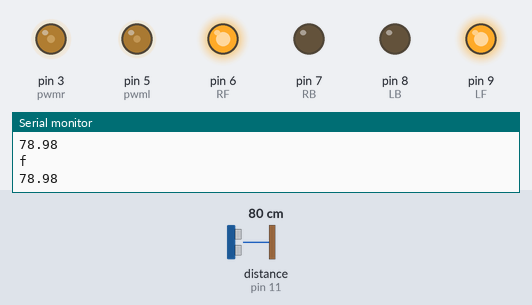
Simulated run of this sketch. Board: Arduino Uno, built with avr-gcc and run on an emulated ATmega328P. Parts: output pins drawn as LEDs (lit = HIGH), the last lines printed to the serial monitor. Wiring (inferred from the names in the program): ultrasonic range finder: trigger pin 10; echo pin 11. The test bench sets the inputs (shaded band); at power-on: distance to the obstacle (sensor on pin 11) 80 cm. The echo pulse lasts 58.3 µs per cm; pins used as bus, display or sensor lines are not drawn.

Above: at 1.2 s.
1.3 s: distance to the obstacle (sensor on pin 11) set to 23 cm
2.8 s: distance to the obstacle (sensor on pin 11) set to 18 cm
At 3.0 s:
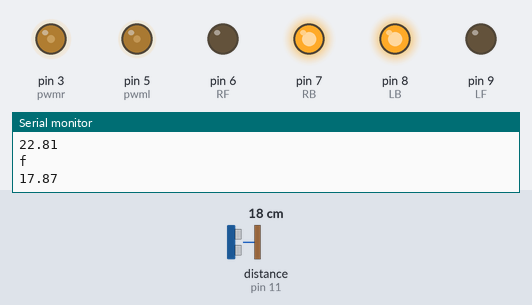
At 3.9 s:
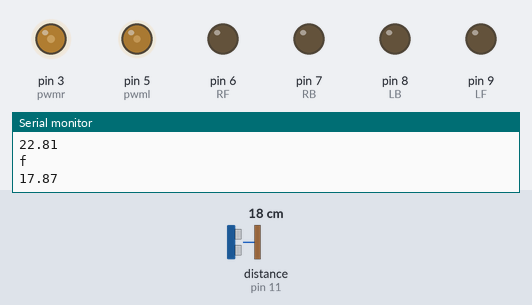
Timing chart, 0 to 11.8 s (numbered marks = the images above; inputs shaded):
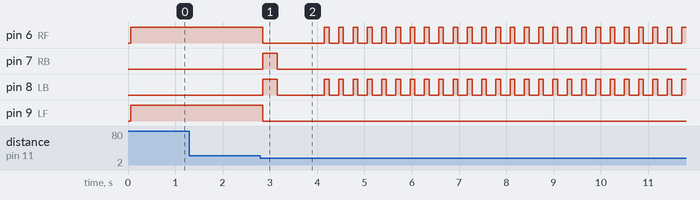

The sketch:

Obstacle_Avoiding_Car.ino
```cpp
int RF=6;
int RB=7;
int LF=9;
int LB=8;
int trigpin= 10;
int echopin=11;
int pwml= 5;
int pwmr= 3;
int f=0;
void setup() {
  // put your setup code here, to run once:
pinMode(LF, OUTPUT);
pinMode(LB, OUTPUT);
pinMode(RF, OUTPUT);
pinMode(RB, OUTPUT);
pinMode(trigpin, OUTPUT);
pinMode(echopin, INPUT);
pinMode(pwml, OUTPUT);
pinMode(pwmr, OUTPUT);
Serial.begin(9600);
analogWrite(pwml, 70);
analogWrite(pwmr, 83);
digitalWrite(RF, LOW);digitalWrite(RB, LOW);digitalWrite(LF, LOW);digitalWrite(RF, LOW);
}

void loop() {
  f=0;
  // put your main code here, to run repeatedly:
float duration, cms;
digitalWrite(trigpin, HIGH);
delayMicroseconds(10);
digitalWrite(trigpin, LOW);
delayMicroseconds(2);
duration= pulseIn(echopin, HIGH);
cms=340*duration/20000;
Serial.println(cms);
delay(50 );
if(cms>20)
{
 digitalWrite(RF, HIGH);
 digitalWrite(LF, HIGH);
 Serial.println("f");
}
else
{
    digitalWrite(RF, LOW);
    digitalWrite(LF, LOW);
    digitalWrite(RB, HIGH);
    digitalWrite(LB, HIGH);
    delay(300);
    digitalWrite(RB, LOW);
    digitalWrite(LB, LOW);
    delay(1000);  //here,./

   while(f==0)
  {
     digitalWrite(trigpin, HIGH);
     delayMicroseconds(10);
     digitalWrite(trigpin, LOW);
     delayMicroseconds(2);
     duration= pulseIn(echopin, HIGH);
     cms=340*duration/20000;
     Serial.println(cms);
     digitalWrite(LB, HIGH);
     digitalWrite(RF, HIGH);
     digitalWrite(LF, LOW);
     digitalWrite(RB, LOW);
     delay(100);
     digitalWrite(LB, LOW);
     digitalWrite(RF, LOW);
     if(cms>20)
     {
      f=1;
     }
     delay(200);
    }
}


}
```

Measured:
- the behaviour switches between 21 and 20 cm on distance to the obstacle (sensor on pin 11) (found by bisection; images 0 and 1)
- after the input at 2.8 s, pin 6 (RF): HIGH → LOW after 0.05 s, then repeats every 0.30 s: HIGH 0.10 s, LOW 0.20 s; pin 7 (RB): LOW → HIGH after 0.05 s, → LOW 0.30 s later; pin 8 (LB): goes HIGH 0.30 s, LOW 1.0 s, 25 × (HIGH 0.10 s, LOW 0.20 s), then HIGH, starting after 0.05 s; pin 9 (LF): HIGH → LOW after 0.05 s
